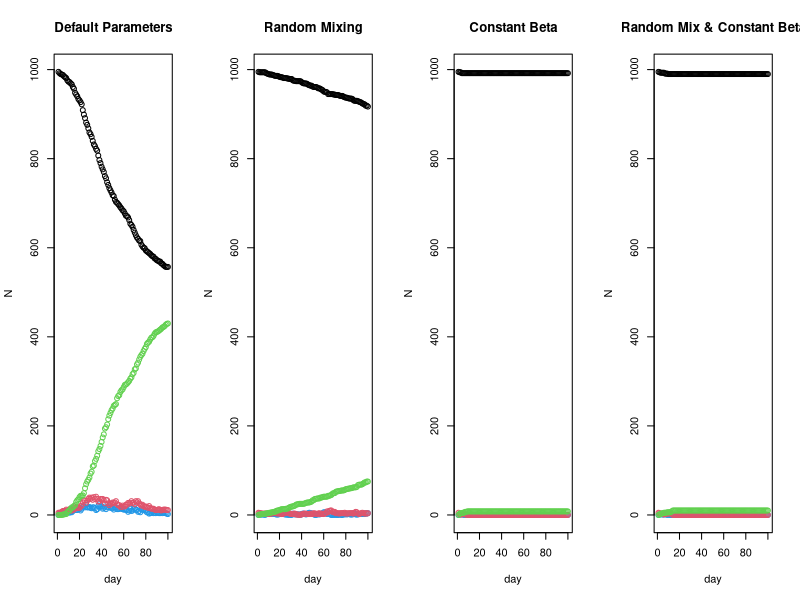

Write R code to recreate this figure.
# Jackson Cramer (s2274544), Maximillian McCourt (s2145762), Natalia Montalvo Cabornero (s1969053)

# Exercise 1
n <- 1000
h_max <- 5

# works as expected, truncating may be inefficient
h <- rep(1:n, sample(1:h_max, n, replace=TRUE))[1:n] |> sample()
h


# Exercise 2

beta <- runif(n, 0, 1) # assign random sociability parameters
nc <- 15 # average no. contacts per person


# WE NEED TO ADJUST THIS FUNCTION TO MAKE IT SINGLE-LOOP

# Looped version of get.net
get.net_loop <- function(beta,h,nc=15){
    # initialise empty contact list with n entries
    contacts <- vector("list", n)
    # Loop through each pair of individuals
    for (i in 1:(n-1)){
        for (j in (i+1):n){
            # if they are not in the same household
            if (h[i] != h[j]){
                # find probability of contact between person i and j
                prob_beta_ij <- (nc*beta[i]*beta[j])/(mean(beta)**2 * (n-1))
                # if a contact occurs, add each person to the others contact list
                if (sample(c(0,1), size=1, prob=c(1-prob_beta_ij, prob_beta_ij)) == 1){
                    contacts[[i]] <- c(contacts[[i]], j)
                    contacts[[j]] <- c(contacts[[j]], i)
                }
            }
        }
    }
    return(contacts)
}

alink <- get.net_loop(beta,h,nc)
print(alink)


# One looped version of get.net
get.net_loop <- function(beta,h,nc=15){
  n_beta <- length(beta) # !! notice how I am not referring to global variable n (like was done before)
  # initialise empty contact list with n entries
  contacts <- vector("list", n_beta)
  pairs <- combn(n_beta, 2)  # generates all possible combinations of (i, j) pairs
  # Loop through each pair of combinations
  for (k in 1:ncol(pairs)){
    i <- pairs[1, k]
    j <- pairs[2, k]
    # if they are not in the same household
    if (h[i] != h[j]){
      prob_beta_ij <- (nc * beta[i] * beta[j]) / (mean(beta)^2 * (n_beta - 1))
      if (sample(c(0,1), size=1, prob=c(1 - prob_beta_ij, prob_beta_ij)) == 1){
        contacts[[i]] <- c(contacts[[i]], j)
        contacts[[j]] <- c(contacts[[j]], i)
      }
    }
  }
  
  return(contacts)
}




# Vectorised version of get.net_vec
get.net_vec <- function(beta,h,nc=15){
    # lets collect all unique combinations of people i and j
    pairs <- t(combn(n, 2))
    # find all combinations where person i lives in the same household as person j
    h_matching <- h[pairs[,1]] == h[pairs[,2]]
    # we then remove all combinations where person i lives in the same household as person j
    pairs <- pairs[!h_matching,, drop=FALSE]
    # all probabilities of contact between person i and j
    probs_ij <- (nc*beta[pairs[,1]]*beta[pairs[,2]])/(mean(beta)**2 * (n-1))
    # now use probs_ij to generate all contacts between people 1 to n
    links <- rbinom(length(probs_ij), 1, probs_ij) == 1
    # we keep only the pairs that have a link from links
    pairs <- pairs[links,, drop=FALSE]
    # initialise empty contact list with n entries
    contacts <- vector("list", n)
    
    # Populate contact list with links for each person from 1 to n
    for (k in seq_len(nrow(pairs))) {
        contacts[[pairs[k, 1]]] <- c(contacts[[pairs[k, 1]]], pairs[k, 2])
        contacts[[pairs[k, 2]]] <- c(contacts[[pairs[k, 2]]], pairs[k, 1])
    }
    return(contacts)
}






# can also use rbinom(1,1, prob=prob_beta_ij) instead of sampling

# SEIR Model

nseir <- function(beta,h,alink,alpha=c(.1,.01,.01),delta=.2,gamma=.4,nc=15, nt = 100,pinf = .005){
    # Our SEIR, t data
    # Using S=0, E=1, I=2, R=3 structure
    n <- length(beta)
    # defining alphas
    alpha_h <- alpha[1]
    alpha_c <- alpha[2]
    alpha_r <- alpha[3]
    # total population
    x <- rep(0, n)
    # initialise infected individuals at random
    x[sample(1:n, round(n*pinf))] <- 2
    # initialise SEIR counts
    S <- E <- I <- R <- rep(0,nt)
    S[1] <- sum(x == 0)
    I[1] <- sum(x == 2)
    # loop over days
    for (t in 2:nt){
        u <- runif(n)
        x[x==2 & u<delta] <- 3 # infected to recovered
        x[x==1 & u<gamma] <- 2 # exposed to infected
        # susceptible to exposed
        current_I <- which(x==2)
        for (i in current_I){
            # random mixing daily probability
            r_prob <- (alpha_r*nc*beta[i]*beta)/(mean(beta)**2 * (n - 1))
            x[x==0 & u<r_prob] <- 1
            # household mixing daily probability 
            # if x is susceptible, and in same household as i, and random number less than alpha_h probability
            household <- which(h==h[i] & x==0)
            x[household[u[household] < alpha_h]] <- 1
            # contacts mixing daily probability
            # if x is susceptible, and in contact list of i, and random number less than alpha_c probability
            contacts_i <- alink[[i]]
            x[contacts_i[x[contacts_i] == 0 & u[contacts_i] < alpha_c]] <- 1
            # count of SEIR population
        }
        S[t] <- sum(x==0); E[t] <- sum(x==1); I[t] <- sum(x==2); R[t] <- sum(x==3)
    }
    return(list(S=S,E=E,I=I,R=R,t=1:nt))
}


system.time(epi <- nseir(beta,h,alink))
# function operates correctly, runs in about 8.5 seconds with n=10,000.


# Exercise 4

plot_dynamics = function(pop_states, title=""){
  # plot number of people in each group over time
  plot(pop_states$S,ylim=c(0,max(epi$S)),xlab="day", ylab="N", main=title) # S black
  points(pop_states$E, col=4)
  points(pop_states$I, col=2)
  points(pop_states$R, col=3)
}


# Exercise 5

# default parameters
def_params = nseir(beta,h,alink)

# remove household and regular network structure
random_mixing = nseir(beta, h, alink, alpha=c(0,0,.04))

# beta vector set to contain average of previous veta for every element
avg_beta = 1:length(beta)
avg_beta[1:length(avg_beta)] = mean(beta)
constant_beta = nseir(avg_beta,h,alink)

# constant beta and random mixing
random_mix_constant_beta = nseir(avg_beta,h,alink, alpha=c(0,0,.04))

# plot all four scenarios side by side
par(mfcol=c(1,4))
titles <- c("Default Parameters", "Random Mixing", "Constant Beta", "Random Mix & Constant Beta")
plots <- list(def_params, random_mixing, constant_beta, random_mix_constant_beta)
for (i in seq_along(plots)) {
  plot_dynamics(plots[[i]], titles[i])
}
